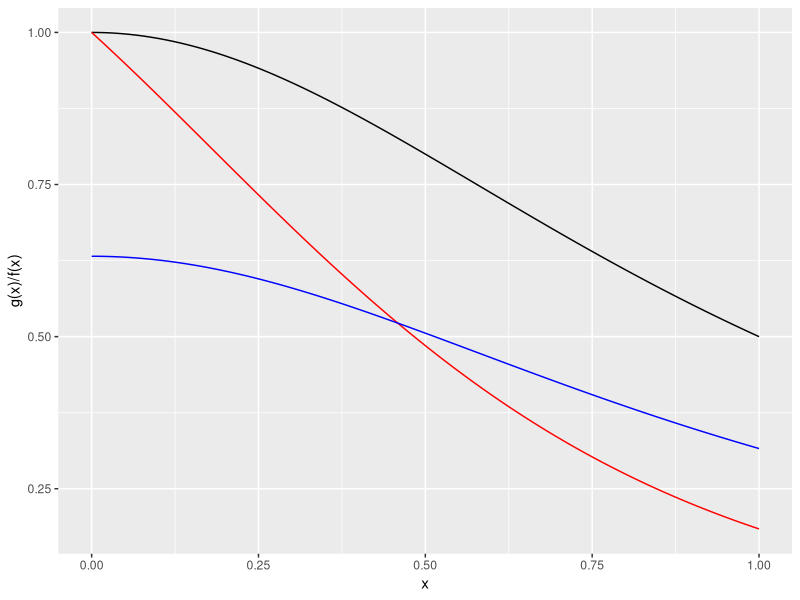

Generate this figure with R:
## ---- chunk 1
knitr::opts_chunk$set(echo = TRUE)

library(tidyverse)
set.seed(100)
## ---- chunk 2

#Entire function we are estimating (see the integral above)
g <- function(x) {
  exp(-x)/(1 + x^2)
}

#Option A
f <- function(x) {
  dexp(x, 1)
}

#Option B
phi_B <- function(x) {
  dunif(x, 0, 1)
}

#Option C
phi_C <- function(x) {
  exp(-x)/(1 - exp(-1)) * (x >= 0 & x <= 1)
}

x <- seq(0, 1, length.out = 500)

ggplot() +
  geom_line(aes(x, g(x)/f(x)), color = "black") +
  geom_line(aes(x, g(x)/phi_B(x)), color = "red") +
  geom_line(aes(x, g(x)/phi_C(x)), color = "blue")
## ---- chunk 3

n <- 5000

## Option A
theta_A <- function(m) {
  x <- rexp(n, 1)
  g <- 1/(1 + x^2) * (x <= 1)
  theta_hat <- mean(g)
  var_hat <- 1/n * mean((g - theta_hat)^2)
  c(theta_hat, var_hat)
}

## Option B
theta_B <- function(n) {
  x <- runif(n, 0, 1)
  g <- exp(-x)/(1 + x^2)
  theta_hat <- mean(g)
  var_hat <- 1/n * mean((g - theta_hat)^2)
  c(theta_hat, var_hat)
}

## Option C
theta_C <- function(n) {
  u <- runif(n, 0, 1)
  x <- -log(1 - u * (1 - exp(-1))) 
  g <- (1 - exp(-1))/(1 + x^2)
  theta_hat <- mean(g)
  var_hat <- 1/n * mean((g - theta_hat)^2)
  c(theta_hat, var_hat)
}

#Our three estimates
theta_A(n)
theta_B(n)
theta_C(n)

#Compare to an estimate computed using numerical integration
integrate(g, 0, 1)

